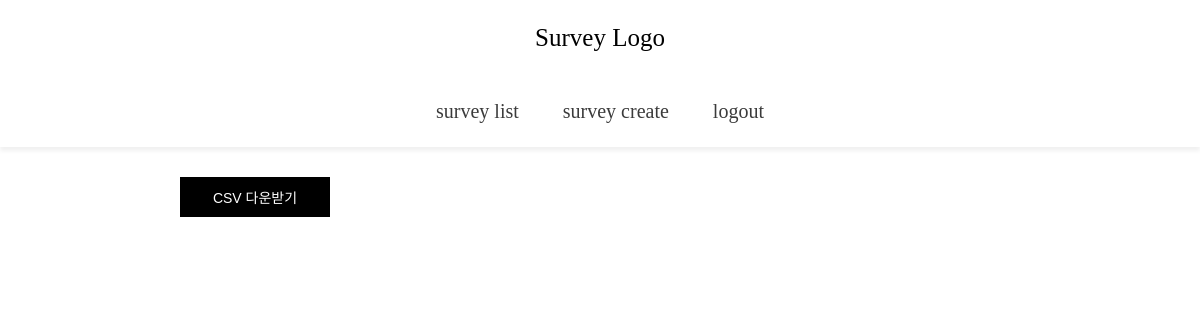
The page /information/15 (signed in) on the database as committed earlier.
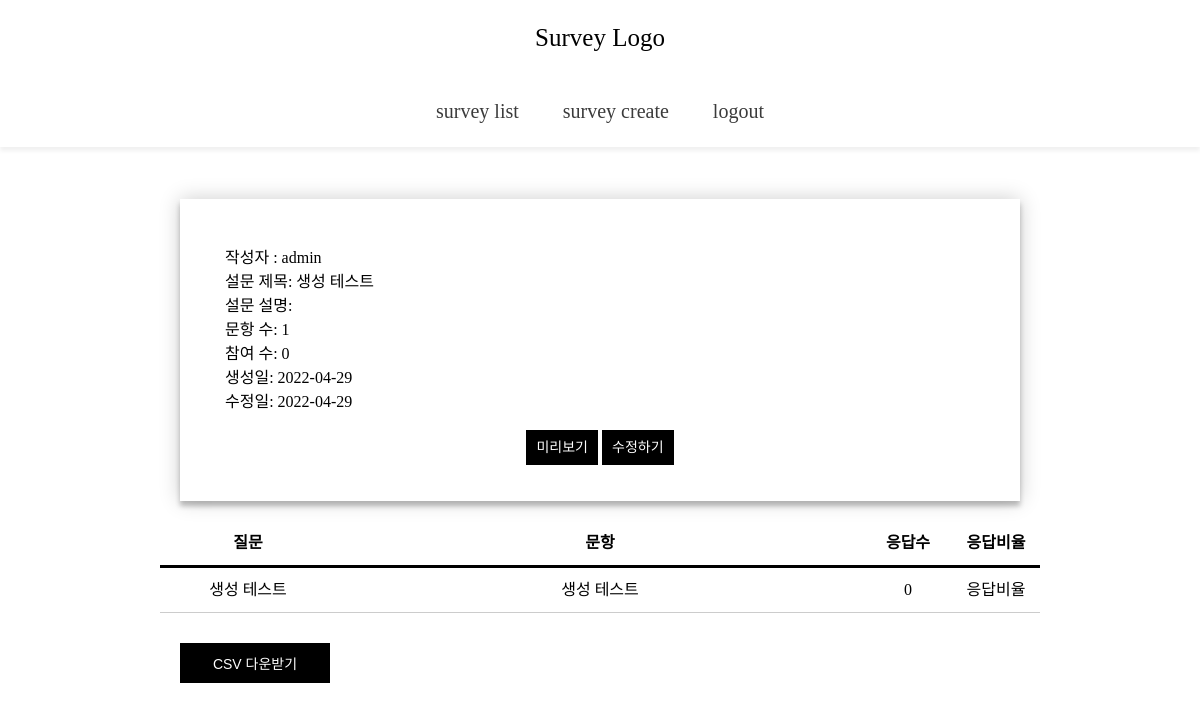
The same page on the database as committed later.
### survey_q/models.py (models this page shows)
class Question(models.Model):
    writer = models.ForeignKey(Manager, null=True, on_delete=models.SET_NULL, verbose_name="작성자")
    title = models.CharField(max_length=100, verbose_name="설문지 제목")
    notice = models.TextField(blank=True, null=True, verbose_name="설문지 설명")
    created_at = models.DateTimeField(auto_now_add=True, verbose_name="생성 날짜")
    updated_at = models.DateTimeField(auto_now=True, verbose_name="최종 수정 날짜")

class Choice(models.Model):
    CATEGORY_CHOICE = (
        ('checkbox', 'checkbox'),
        ('radio', 'radio'),
        ('select', 'select'),
    )
    question = models.ForeignKey(Question, on_delete=models.CASCADE)
    category = models.CharField(max_length=10, choices=CATEGORY_CHOICE, default='checkbox', verbose_name="유형 선택")
    choice_title = models.CharField(max_length=100, verbose_name="질문")
    item1 = models.CharField(max_length=100, verbose_name="옵션")
    item2 = models.CharField(max_length=100, blank=True, null=True, verbose_name="옵션")
    item3 = models.CharField(max_length=100, blank=True, null=True, verbose_name="옵션")
    item4 = models.CharField(max_length=100, blank=True, null=True, verbose_name="옵션")
    item5 = models.CharField(max_length=100, blank=True, null=True, verbose_name="옵션")
    item6 = models.CharField(max_length=100, blank=True, null=True, verbose_name="옵션")

### survey_q/views.py (the view)
# urls.py: path("information/<int:pk>", views.survey_information, name="info"),
@login_required(login_url='user:login')
def survey_information(request, pk):
    if request.method == 'GET':
        survey = Question.objects.filter(id=pk)
        return render(request, "survey_q/survey_info.html", { 'survey': survey })

### templates/survey_q/survey_info.html (shortened to what this page needs)
{% extends 'main_nav.html' %}
{% load static %}
{% block style %}
    <link href="/static/css/survey_info.css" rel="stylesheet" type="text/css">
{% endblock %}
{% block content %}
    {% if survey %}
        {% for data in survey %}
        <div class="survey-info">
            <div class="form">
            <form class="survey-form">
                <div>작성자 : {{ data.writer }}</div>
                <div>설문 제목: {{ data.title }}</div>
                <div>설문 설명: {{ data.notice }}</div>
                <div>문항 수: {{ data.choice_set.all.count }}</div>
                <div>참여 수: {{ data.participant_set.all.count }}</div>
                <div>생성일: {{ data.created_at|date:'Y-m-d' }}</div>
                <div>수정일: {{ data.updated_at|date:'Y-m-d' }}</div>
                <div class="btn-list" style="text-align: center; margin-top: 24px;">
                    <a href="{% url 'survey_a:detail' data.id %}">미리보기</a>
                    <a href="{% url 'survey_q:update' data.id %}">수정하기</a>
                </div>
            </form>
            </div>
        </div>
        <div class="content">
            <table class="board">
                <thead>
                    <tr class="header">
                        <th style="width:20%;">질문</th>
                        <th style="width:60%;">문항</th>
                        <th style="width:10%;">응답수</th>
                        <th style="width:10%;">응답비율</th>
                    </tr>
                </thead>
                <tbody>
                    {% for choice in data.choice_set.all %}
                    <tr class="even_bgcolor">
                        <td>{{ choice.choice_title }}</td>
                        <td>{{ choice.item1}}</td>
                        <td>{{ choice.answer_set.all.count }}</td>
                        <td>응답비율</td>
                    </tr>
                    {% endfor %}
                </tbody>
            </table>
        </div>
        {% endfor %}
    {% endif %}
    <div class="csv">
        <button>CSV 다운받기</button>
    </div>
{% endblock content %}

Rows that differ between the two databases and show on the page:
added Question: writer "admin", title "생성 테스트", choice_set.all.count "1", participant_set.all.count "0", created_at "2022-04-29", updated_at "2022-04-29"
added Choice: choice_title "생성 테스트", item1 "생성 테스트", answer_set.all.count "0"
